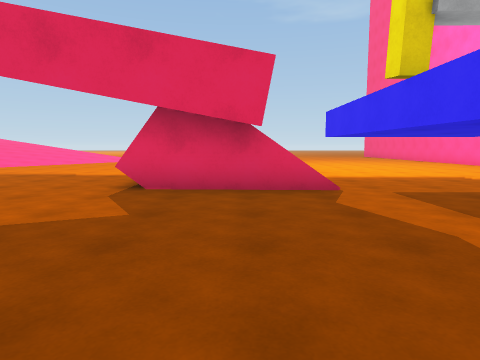
[1] (above)

24 first-person views from a walk through a Unity game level. The camera is 1.3 m above the floor, tilts 6° down and sees 75° across. The floor is counted in squares, 2 m on a side. Each view is taken from the middle of a square. On the plan, view 1 faces up. The plan holds only what a view shows up to about 10 squares ahead; the rest is blank. The place goes on beyond the plan.

[2]
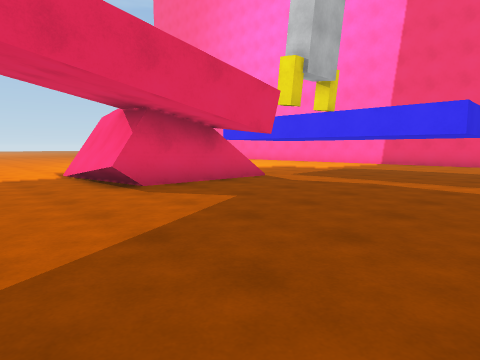

[3]
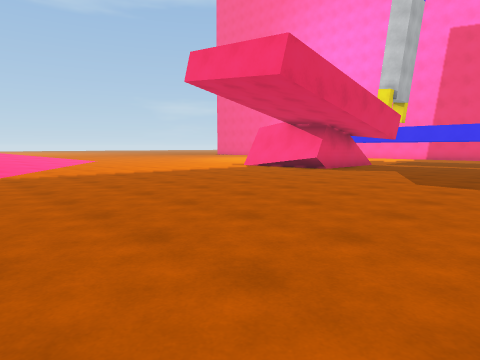

[4]
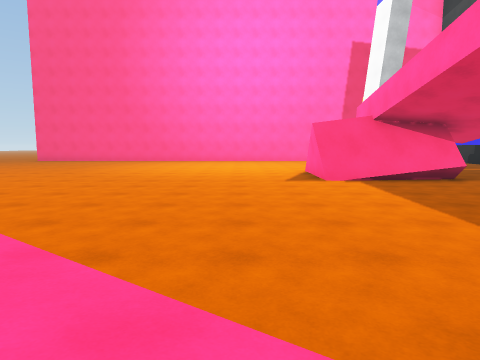

[5]
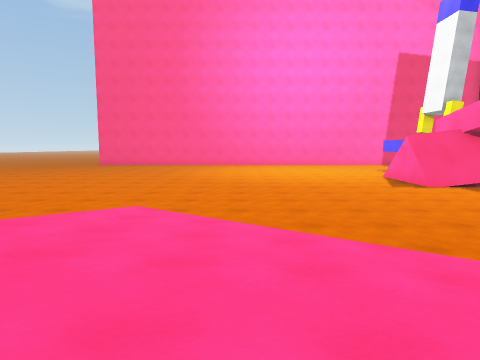

[6]
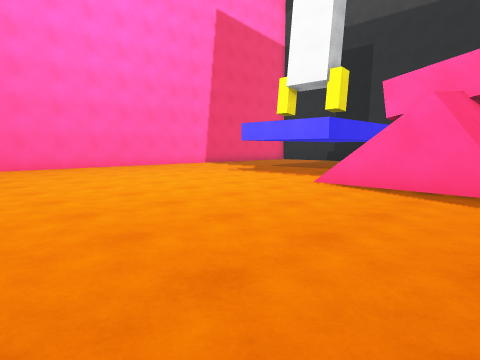

[7]
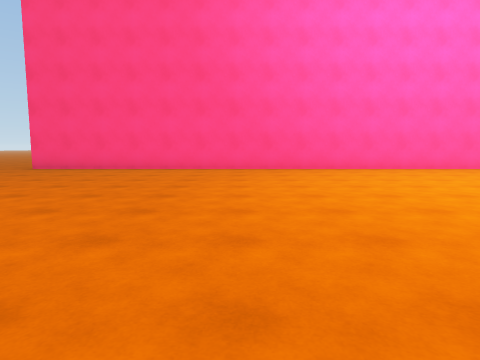

[8]
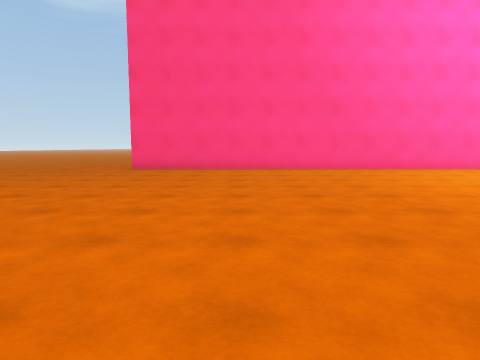

[9]
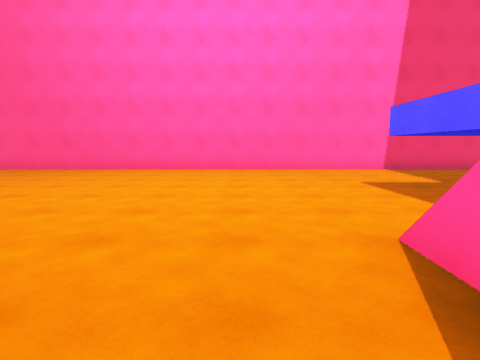

[10]
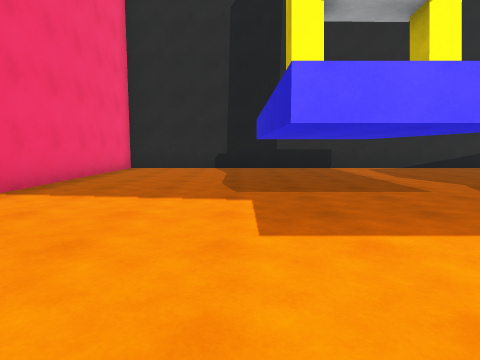

[11]
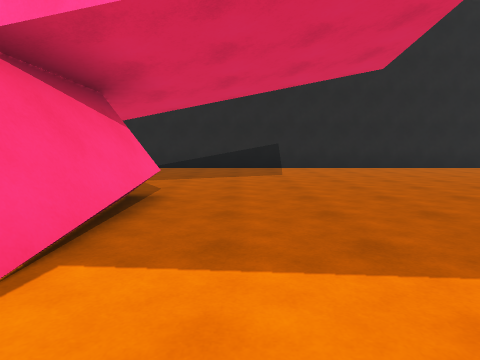

[12]
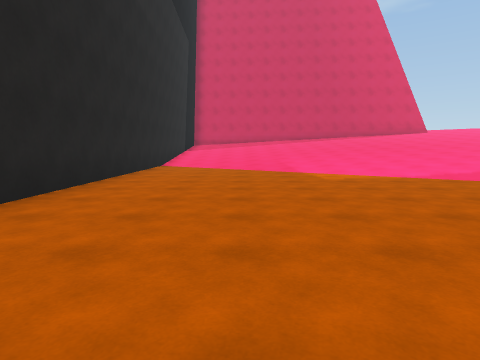

[13]
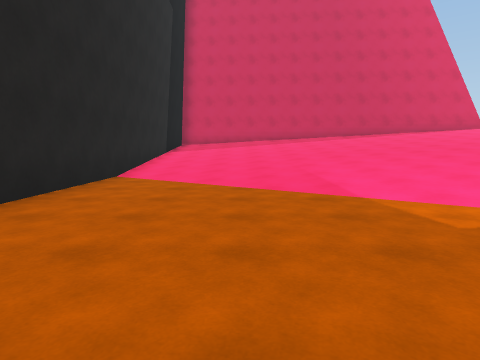

[14]
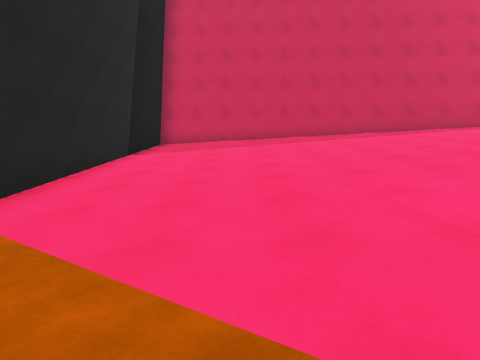

[15]
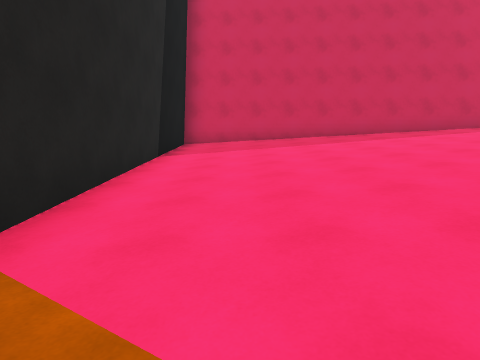

[16]
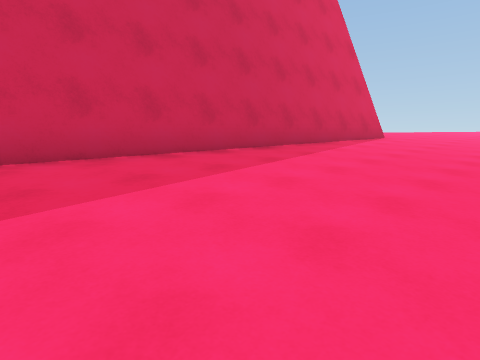

[17]
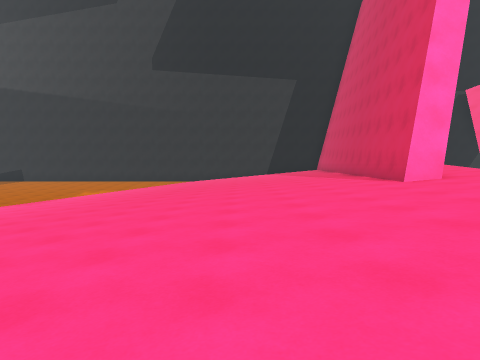

[18]
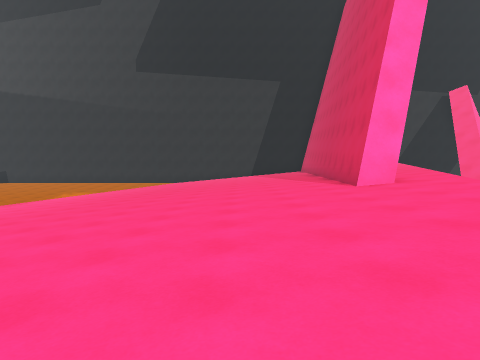

[19]
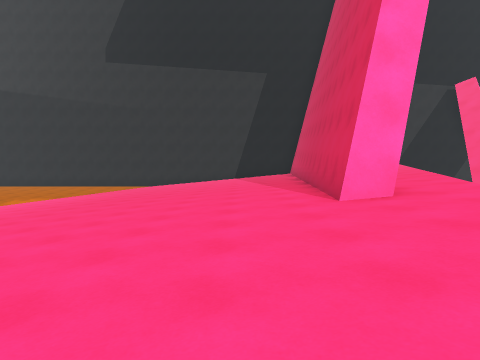

[20]
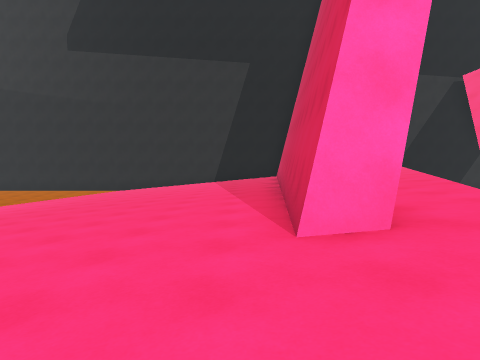

[21]
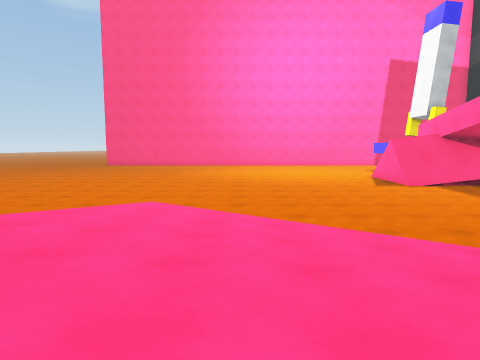

[22]
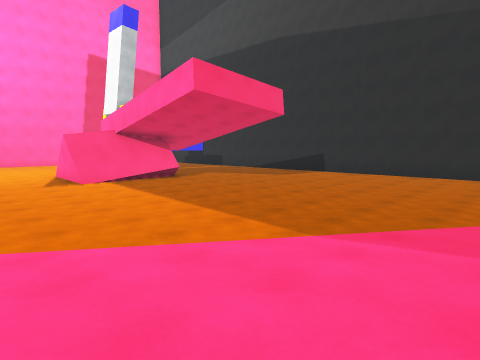

[23]
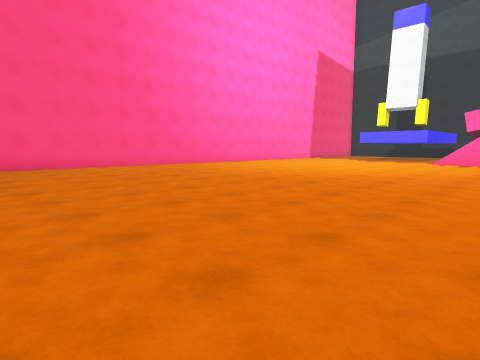

[24]
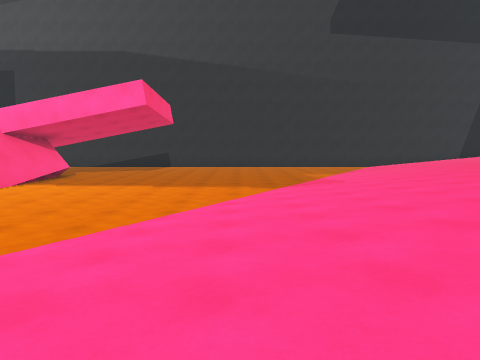

### Floor plan
Key: @ floor where view 1 was taken; # wall or solid block; . floor; / step, stairs or slope; = window, fence, low wall or low ledge.
Columns run from 25 left of view 1 to 9 right of it. Each row starts with its distance up from view 1.
 22                              ......
 21                        ...........#
 20                        ...........#
 19       //             .............#
 18      ////           ..............#
 17     //////         ...............#
 16    .///////      /=...............#
 15    ////////     /////.............#
 14   //////////   /////..............#
 13   /////////// //////..............#
 12   /#///////// /////...............#
 11  //#//////////////................#
 10 ///#//////////////................#
  9 // #/////////////.................#
  8    #////////////........#//.......#
  7    #////////////........## .......#
  6    ////////////........### .......#
  5    ///////////.........###/.......#
  4   #///////////....................#
  3   #//////////.....................#
  2   #/////////......................#
  1   #/////////......................#
  0   #////////..............@........#
 -1   #################################

Positions as (right, up) in squares from view 1, and headings:
1: (0, 0), facing up
2: (-4, 0), facing up-right
3: (-10, 0), facing up-right
4: (-9, 10), facing right
5: (-10, 13), facing right
6: (-2, 13), facing down-right
7: (-1, 15), facing right
8: (-1, 18), facing right
9: (-1, 9), facing right
10: (5, 9), facing down
11: (-3, 9), facing down
12: (-4, 2), facing left
13: (-8, 2), facing left
14: (-12, 2), facing left
15: (-13, 1), facing left
16: (-18, 3), facing up-left
17: (-18, 19), facing down
18: (-19, 19), facing down
19: (-20, 17), facing down
20: (-21, 15), facing down
21: (-11, 13), facing right
22: (-11, 11), facing down-right
23: (-2, 21), facing down-right
24: (-8, 16), facing down
